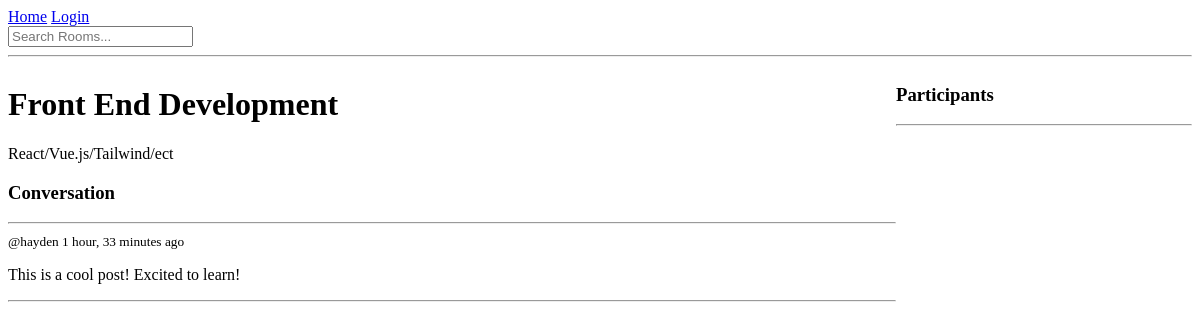
Before: /room/5/ with the older database file.
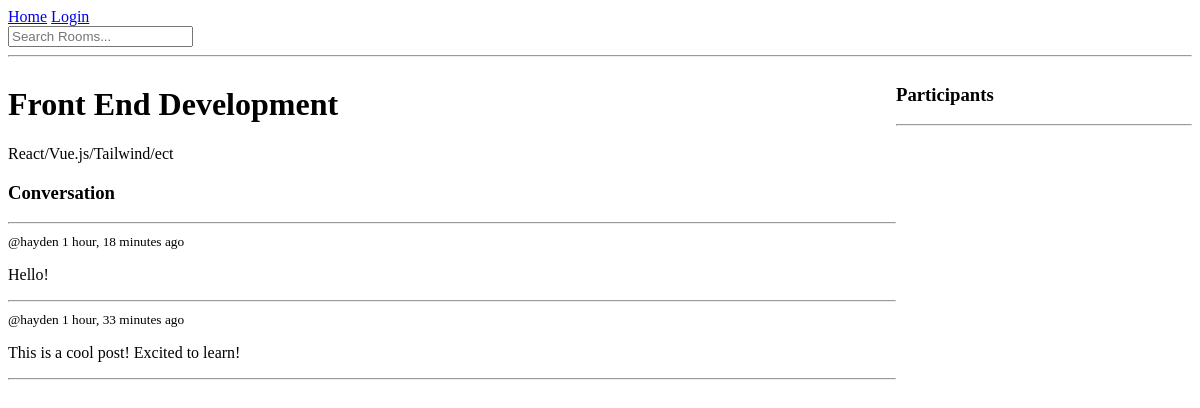
After: the same page with the newer database file.
### base/models.py (models this page shows, shortened)
class Message(models.Model):
  user = models.ForeignKey(User, on_delete=models.CASCADE)
  room = models.ForeignKey(Room, on_delete=models.CASCADE)
  body = models.TextField()
  updated = models.DateTimeField(auto_now=True)
  created = models.DateTimeField(auto_now_add=True)
  class Meta:
    ordering = ['-updated', '-created']

### base/views.py (the view, shortened to what this page needs)
# urls.py: path('room/<str:pk>/', views.room, name="room"),
def room(req, pk):
  room = Room.objects.get(id=pk)
  room_messages = room.message_set.all()
  participants = room.participants.all()
  context = {'room': room, 'room_messages': room_messages, 'participants': participants}
  return render(req, 'base/room.html', context)

### base/templates/base/room.html (shortened to what this page needs)
{% extends 'main.html' %} {% block content %}
<div class="room-container">
  <div>
    <h1>{{room.name}}</h1>
    <p>{{room.description}}</p>
    <div class="comment-wrapper">
      <h3>Conversation</h3>
      <hr />
      {% for message in room_messages %}
      <div>
        <small>@{{message.user}} {{message.created|timesince}} ago</small>
        <p>{{message.body}}</p>
        <hr />
      </div>
      {% endfor %}
    </div>
  </div>
  <div>
    <h3>Participants</h3>
    <hr />
  </div>
</div>
{% endblock content %}

Changed rows visible on the page:
added Message: user "hayden", created "1 hour, 18 minutes", body "Hello!"
